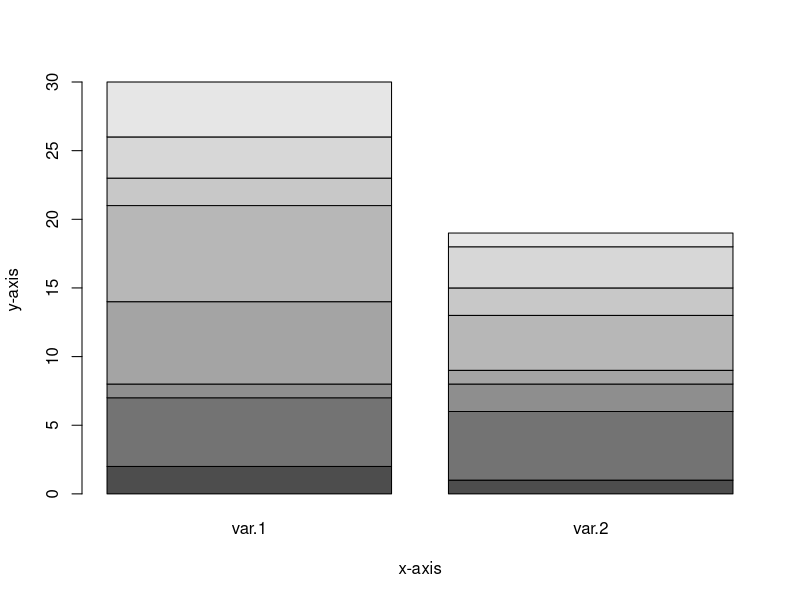

Source code (R):

var.1<-c(2,5,1,6,7,2,3,4)
var.2<-c(1,5,2,1,4,2,3,1)

#barplot(var.1,xlab = "x-axis",ylab ="y-axis")
png(file = "barchart-1.png")

var.3<-cbind(var.1,var.2)

barplot(var.3,xlab = "x-axis",ylab ="y-axis")

